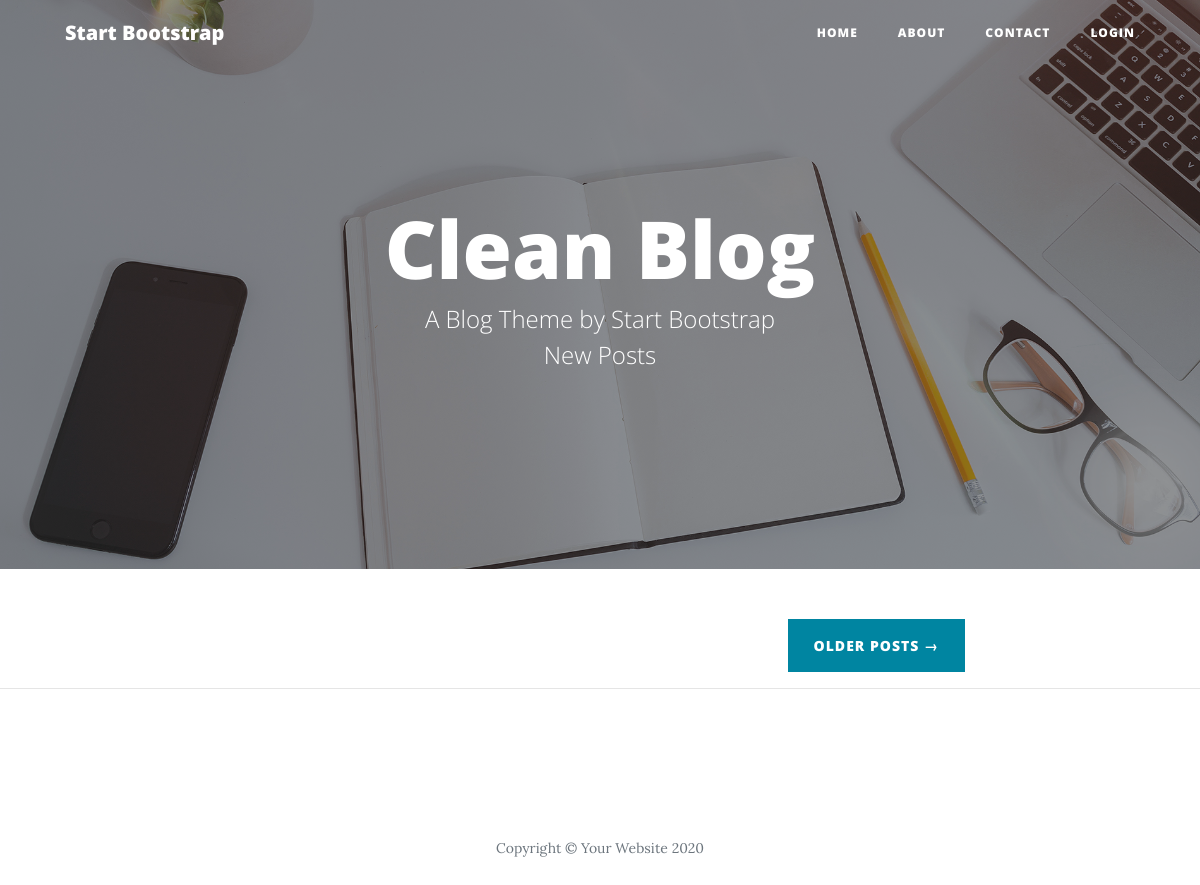
Before: / with the older database file.
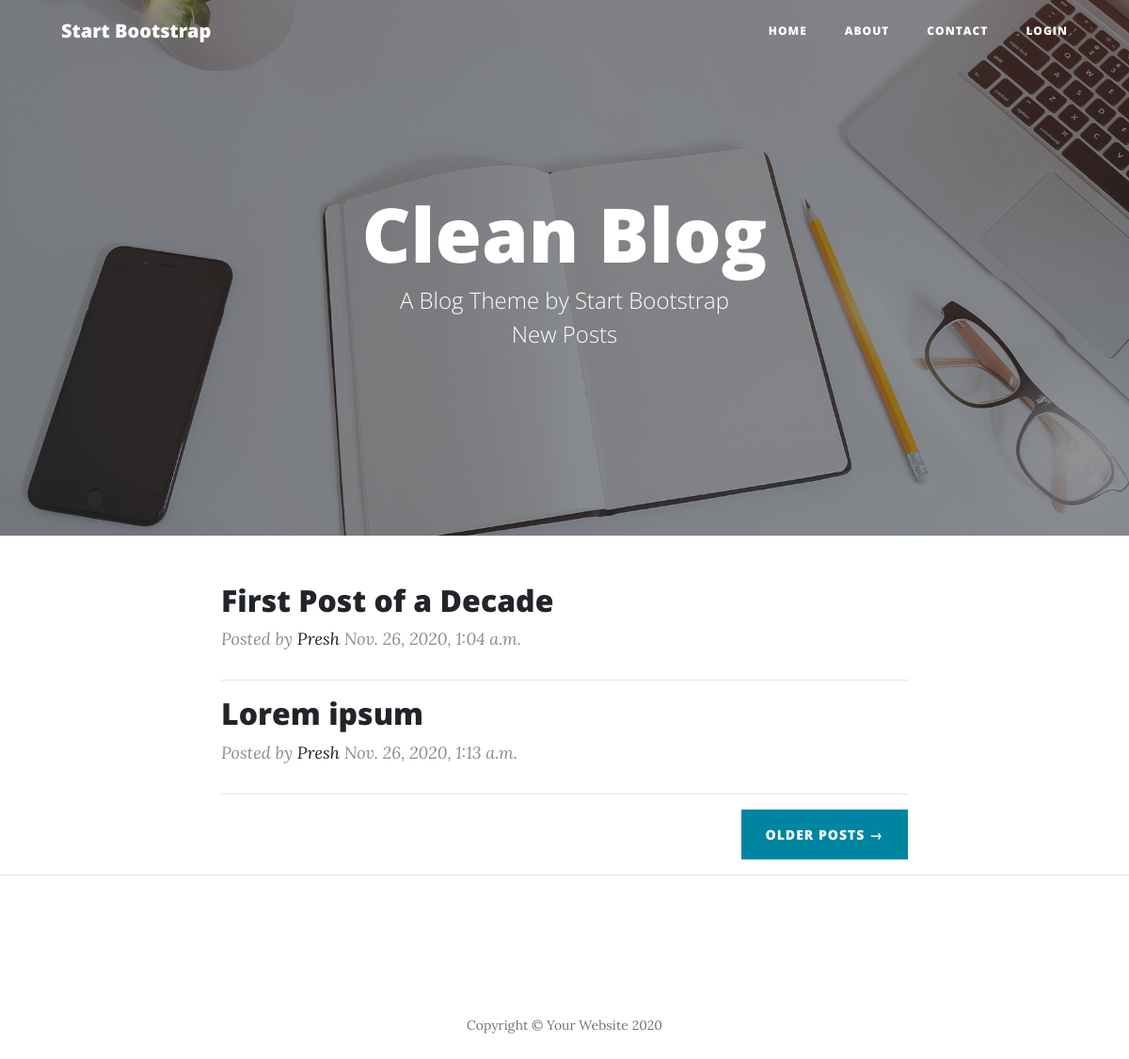
After: the same page with the newer database file.
### blogs/models.py (models this page shows, shortened)
class Post(models.Model):
    title = models.CharField(max_length=200)
    author = models.ForeignKey('auth.User', on_delete=models.CASCADE,) # Allows for many to one relationship
    body = models.TextField()
    date = models.DateTimeField(auto_now_add=True)

### blogs/views.py (the view)
# urls.py: path('', BlogListView.as_view(), name='home'),
class BlogListView(ListView):
    paginate_by = 10
    model = Post
    template_name = 'blogs/index.html'

### blogs/templates/blogs/index.html
{% extends 'blogs/base.html' %}
{% load static %}
{% block content %}
  <header class="masthead" style="background-image: url('{% static 'img/home-bg.jpg' %}')">
    <div class="overlay"></div>
    <div class="container">
      <div class="row">
        <div class="col-lg-8 col-md-10 mx-auto">
          <div class="site-heading">
            <h1>Clean Blog</h1>
            <span class="subheading">A Blog Theme by Start Bootstrap</span>
            <a class="subheading" style="color:white;" href="{% url 'post_new' %}">New Posts</a>
          </div>
        </div>
      </div>
    </div>
  </header>
  <div class="container">
    <div class="row">
      <div class="col-lg-8 col-md-10 mx-auto">
        {% for post in object_list %}
          <div class="post-preview">
            <a href="post.html">
              <h2 class="post-title">
                <a href="{% url 'post_detail' post.pk %}">{{ post.title }}</a>
              </h2>
            </a>
            <p class="post-meta">Posted by
              <a href="#">{{ post.author }}</a>
              {{ post.date }}</p>
          </div>
          <hr>
        {% endfor %}
        <div class="clearfix">
          <a class="btn btn-primary float-right" href="#">Older Posts &rarr;</a>
        </div>
      </div>
    </div>
  </div>
  <hr>
{% endblock content %}

### blogs/templates/blogs/base.html (shortened to what this page needs)
{% load static %}
<!DOCTYPE html>
<html lang="en">
  <head>
    <link href="{% static 'css/bootstrap.min.css' %}" rel="stylesheet">
    <link href="{% static 'css/all.min.css' %}" rel="stylesheet" type="text/css">
    <link href="{% static 'css/clean-blog.min.css' %}" rel="stylesheet">
  </head>
  <body>
  <nav class="navbar navbar-expand-lg navbar-light fixed-top" id="mainNav">
    <div class="container">
      <a class="navbar-brand" href="index.html">Start Bootstrap</a>
      <div class="collapse navbar-collapse" id="navbarResponsive">
        <ul class="navbar-nav ml-auto">
          <li class="nav-item">
            <a class="nav-link" href="{% url 'home' %}">Home</a>
          </li>
          <li class="nav-item">
            <a class="nav-link" href="{% url 'about' %}">About</a>
          </li>
          <li class="nav-item">
            <a class="nav-link" href="{% url 'contact' %}">Contact</a>
          </li>
          <li class="nav-item">
            {% if user.is_authenticated %}
              <a class="nav-link">Hi {{ user.username }}</a>
            {% else %}
              <a class="nav-link" href="{% url 'login' %}">Login</a>
            {% endif %}
          </li>
        </ul>
      </div>
    </div>
  </nav>
  {% block content %}
  {% endblock content %}
  <footer>
    <div class="container">
      <div class="row">
        <div class="col-lg-8 col-md-10 mx-auto">
          <ul class="list-inline text-center">
            <li class="list-inline-item">
              <a href="#">
                <span class="fa-stack fa-lg">
                  <i class="fas fa-circle fa-stack-2x"></i>
                  <i class="fab fa-twitter fa-stack-1x fa-inverse"></i>
                </span>
              </a>
            </li>
            <li class="list-inline-item">
              <a href="#">
                <span class="fa-stack fa-lg">
                  <i class="fas fa-circle fa-stack-2x"></i>
                  <i class="fab fa-facebook-f fa-stack-1x fa-inverse"></i>
                </span>
              </a>
            </li>
            <li class="list-inline-item">
              <a href="#">
                <span class="fa-stack fa-lg">
                  <i class="fas fa-circle fa-stack-2x"></i>
                  <i class="fab fa-github fa-stack-1x fa-inverse"></i>
                </span>
              </a>
            </li>
          </ul>
          <p class="copyright text-muted">Copyright &copy; Your Website 2020</p>
        </div>
      </div>
    </div>
  </footer>
  </body>
</html>

Changed rows visible on the page:
added Post: title "First Post of a Decade", author "Presh", date "Nov. 26, 2020, 1:04 a.m."
added Post: title "Lorem ipsum", author "Presh", date "Nov. 26, 2020, 1:13 a.m."
